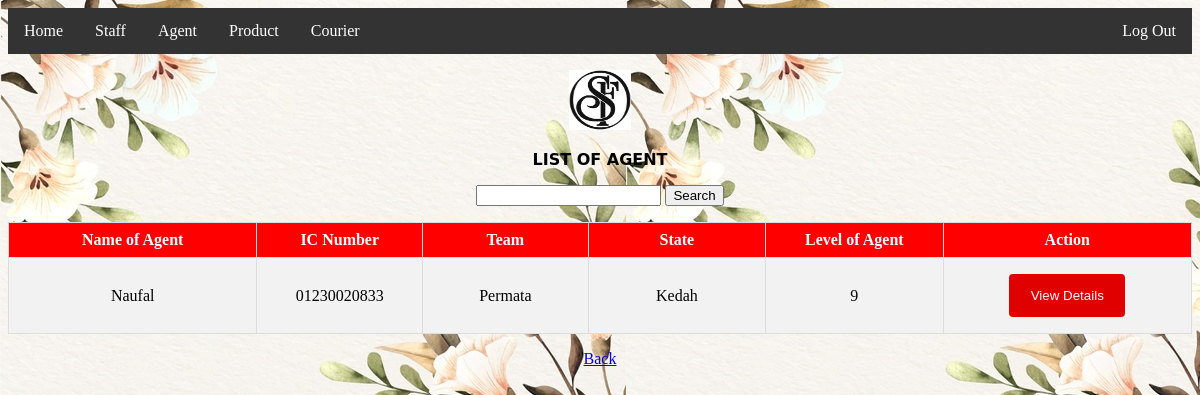
/admin/view_agent.php, run on the app's committed database.
### tables this page shows
CREATE TABLE IF NOT EXISTS `agent` (
  `agent_name` varchar(50) NOT NULL,
  `agent_ic` varchar(50) NOT NULL,
  `agent_assigned` varchar(100) NOT NULL,
  `agent_state` varchar(60) NOT NULL,
  `agent_level` int(20) NOT NULL,
  `agent_address` varchar(100) NOT NULL,
  `agent_postcode` int(100) NOT NULL,
  `agent_district` varchar(100) NOT NULL,
  `agent_team` varchar(100) NOT NULL,
  `agent_email` varchar(100) NOT NULL,
  `agent_phone` varchar(100) NOT NULL
);

### admin/view_agent.php (the view, shortened to what this page needs)
<!doctype html>
<html>
<head>
</head>
<body background="image/pic.jpg">
<ul>
  <li><a href="home.php">Home</a></li>
  <li class="dropdown">
    <a href="javascript:void(0)" class="dropbtn">Staff</a>
  <li class="dropdown">
    <a href="javascript:void(0)" class="dropbtn">Agent</a>
  <li class="dropdown">
    <a href="javascript:void(0)" class="dropbtn">Product</a>
  <li class="dropdown">
    <a href="javascript:void(0)" class="dropbtn">Courier</a>
	  <li style="float:right"><a href="choose.php">Log Out</a></li>
  </li>
</ul>
<?php
$servername = "localhost";
$dbusername = "root";
$dbpassword = "";
$dbname = "Employee";
$conn = mysqli_connect($servername, $dbusername, $dbpassword, $dbname);
if (isset($_POST['search'])) {
$searchname = $_POST['searchname'];
} else
$searchname = '';
$sql = " SELECT agent_name, agent_ic, agent_assigned, agent_state, agent_level FROM agent";
$sql = $sql . " WHERE agent_name LIKE '%" . $searchname . "%' OR agent_ic LIKE '%" . $searchname . "%' OR agent_level LIKE '%" . $searchname . "%'";
$result = mysqli_query($conn, $sql);
?>
<tbody>
  <tr><p style="font-style: normal; font-weight: bold; text-align: center;"><img src="image/logo.jpeg" width="62" height="60" alt="" /></p>
    <p style="font-style: normal; font-weight: bold; text-align: center; font-family: 'Lucida Grande', 'Lucida Sans Unicode', 'Lucida Sans', 'DejaVu Sans', Verdana, sans-serif;">LIST OF AGENT</p><form action="<?php echo $_SERVER['PHP_SELF']?>?page=userview&searchkey=<?php echo $searchname?>"method="POST" style="text-align: center">
      <input type="text" name="searchname" value="<?php echo $searchname?>">
	  <input type="submit" name="search" value="Search">
    </form></p>
    <table width="85%" height="107" align="center">
      <tr>
        <th width="21%">Name of Agent</th>
		<th width="14%">IC Number</th>
		<th width="14%">Team</th>
		<th width="15%">State</th>
        <th width="15%">Level of Agent</th>
        <th width="21%" colspan="2">Action</th>
      </tr>
      <?php
if (mysqli_num_rows($result) > 0) {
while($row = mysqli_fetch_assoc($result)) {
?>
      <tr>
        <td><?php echo $row["agent_name"] ?></td>
        <td><?php echo $row["agent_ic"] ?></td>
		<td><?php echo $row["agent_assigned"] ?></td>
		<td><?php echo $row["agent_state"] ?></td>
		<td><?php echo $row["agent_level"] ?></td>
        <td><input type="button" value="View Details" onclick="window.location.href='details_agent.php?agent_ic=<?php echo $row["agent_ic"] ?>'" /></td>
      </tr>
      <?php
}
} else {
echo "<tr><td colspan='3'>0 results</td></tr>";
}
?>
    </table>
  </tr>
  </tbody>
<p><a href=view_agent.php>Back</a></p>
</body>
</html>

### admin/view_agent.php (style rules this page uses)
input[type=button] { width: 50%; background-color: #E00000; color: white; padding: 14px 20px; margin: 8px 0; border: none; border-radius: 4px; cursor: pointer; }
ul { list-style-type: none; margin: 0; padding: 0; overflow: hidden; background-color: #333; }
li { float: left; }
li a, .dropbtn { display: inline-block; color: white; text-align: center; padding: 14px 16px; text-decoration: none; }
li.dropdown { display: inline-block; }
table { border-collapse: collapse; width: 100%; }
th, td { border: 1px solid #ddd; text-align: center; padding: 8px; }
tr:nth-child(even) { background-color: #f2f2f2 }
th { background-color: red; color: white; }
body,td,th { font-family: Cambria, "Hoefler Text", "Liberation Serif", Times, "Times New Roman", serif; text-align: center; }

### data on the page
agent: agent_name "Naufal", agent_ic "01230020833", agent_assigned "Permata", agent_state "Kedah", agent_level "9"
